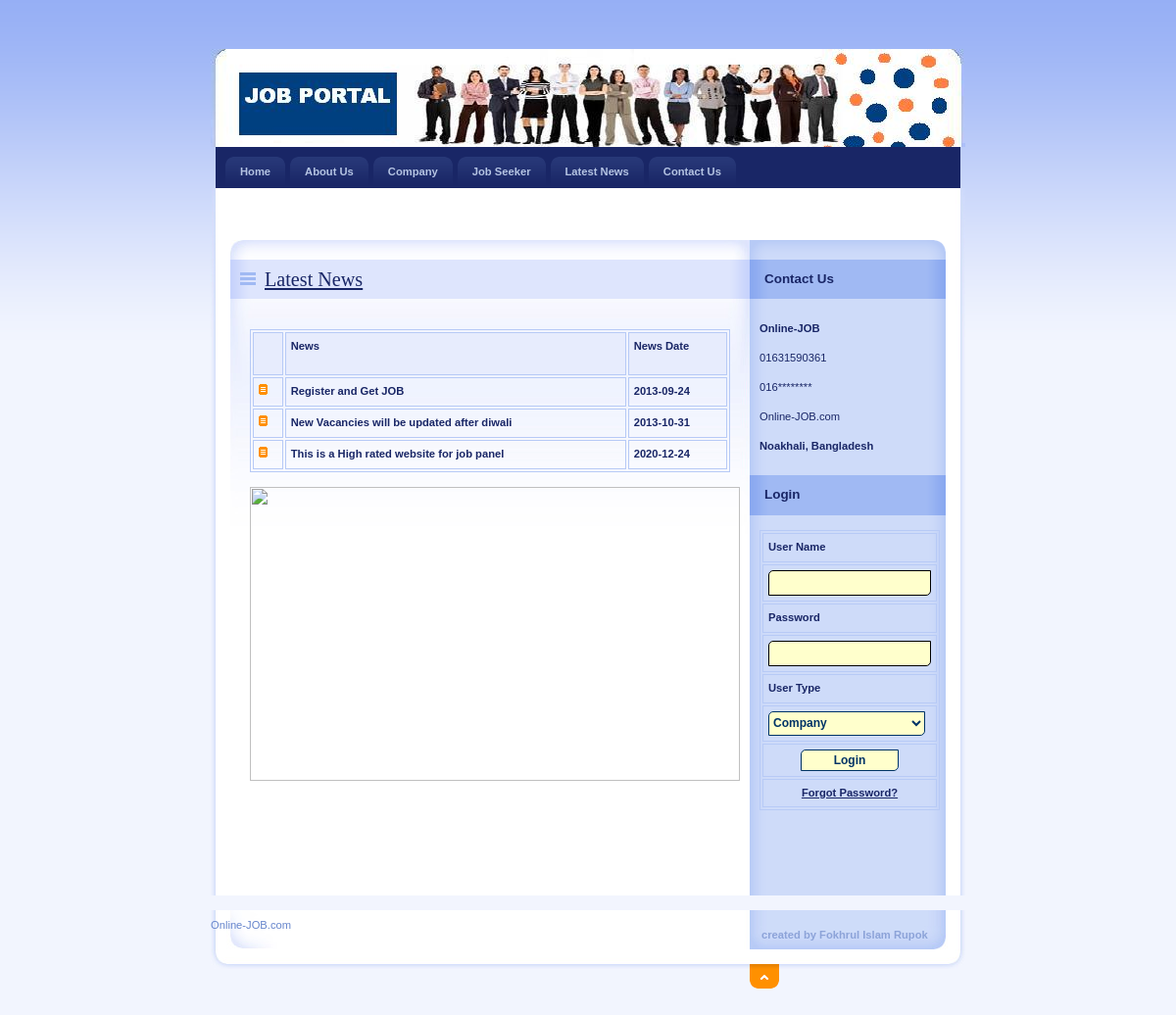
/News.php, run on the app's committed database.
### tables this page shows
CREATE TABLE `news_master` (
  `NewsId` int(11) NOT NULL,
  `News` varchar(200) NOT NULL,
  `NewsDate` date NOT NULL
);

### News.php (the view, shortened to what this page needs)
<!DOCTYPE html PUBLIC "-//W3C//DTD XHTML 1.0 Strict//EN" "http://www.w3.org/TR/xhtml1/DTD/xhtml1-strict.dtd">
<html xmlns="http://www.w3.org/1999/xhtml" xml:lang="cs" lang="cs">
<head>
    <link rel="stylesheet" media="screen,projection" type="text/css" href="./css/main.css" />
    <link rel="stylesheet" media="print" type="text/css" href="./css/print.css" />
    <link rel="stylesheet" media="aural" type="text/css" href="./css/aural.css" />
</head>
<body id="www-url-cz">
<div id="main" class="box">
<?php
include "Header.php"
?>
<?php
include "menu.php"
?>
    <div id="page" class="box">
    <div id="page-in" class="box">
        <div id="strip" class="box noprint">
            <p id="breadcrumbs">&nbsp;</p>
        </div>
        <div id="content">
            <div class="article">
                <h2><span><a href="#">Latest News</a></span></h2>
                <p>
                <table width="100%" border="1" cellpadding="1" cellspacing="2" bordercolor="#006699" >
<tr>
  <th bgcolor="#006699" class="style3">&nbsp;</th>
<th height="32" bgcolor="#006699" class="style3"><div align="left" class="style9 style5 style2"><strong>News</strong></div></th>
<th bgcolor="#006699" class="style3"><div align="left" class="style9 style5 style2"><strong>News Date</strong></div></th>
</tr>
<?php
$con = mysqli_connect("localhost","root","","job");
$sql = "select * from News_Master";
$result = mysqli_query($con,$sql);
while($row = mysqli_fetch_array($result))
{
$News=$row['News'];
$NewsDate=$row['NewsDate'];
?>
<tr>
  <td class="style3"><img src="design/ico_archive2.gif" alt="" width="9" height="11" /></td>
<td class="style3"><div align="left" class="style9 style5"><strong><?php echo $News;?></strong></div></td>
<td class="style3"><div align="left" class="style9 style5"><strong><?php echo $NewsDate;?></strong></div></td>
</tr>
<?php
}
?>
</table>
<p><img src="design/banner.jpg" alt="" width="500" height="300" /></p>
                </p>
                <p class="btn-more box noprint">&nbsp;</p>
          </div>
        </div>
<?php
include "right.php"
?>
    </div>
    </div>
<?php
include "footer.php"
?>
</div>
</body>
</html>

### css/main.css (style rules this page uses)
* { min-height:1px; }
body { border:0; margin:0; padding:0; background:#F2F5FE url("../design/bg.gif") 0 0 repeat-x; font:70%/160% "verdana",sans-serif; color:#192666; _text-align:center; }
a { color:#192666; }
p { border:0; margin:15px 0; padding:0; line-height:30px; }
div { display:block; border:0; margin:0; padding:0; }
h1, h2, h3, h4, h5 { border:0; margin:15px 0 10px 0; padding:0; font-weight:bold; }
h2 { font-size:180%; line-height:100%; font-family:"georgia",serif; font-weight:normal; }
table { display:table; margin:15px 0; padding:0; border:1px solid #B7CAF6; font-size:100%; }
tr { display:table-row; }
th, td { display: table-cell; border:1px solid #B7CAF6; margin:0; padding:5px; vertical-align:top; text-align:left; }
th { background:#E7ECFD; text-align:center; color:#192666; font-weight:bold; }
a, img, span { border:0; margin:0; padding:0; }
strong, .strong { font-weight:bold; }
.box { min-height:1px; _height:1px; }
.box:after { content:"."; display:block; line-height:0px; font-size:0px; visibility:hidden; clear:both; }
#main { width:770px; margin:50px auto 0 auto; _text-align:left; }
#page { width:770px; min-height:1px; background:#FFF url("../design/bg_page.gif") 0 0 repeat-y; _height:1px; }
#page-in { min-height:1px; padding:10px 0; background:url("../design/bg_page_in.jpg") 0 0 no-repeat; _height:1px; }
#strip { position:relative; clear:both; padding:3px 20px 10px 20px; color:#6182D1; }
#strip p { margin:0; }
#strip #breadcrumbs { width:520px; margin:0; padding:0; }
#content { float:left; width:530px; _width:550px; margin:0; padding:0 0 0 20px; }
#content .article { clear:both; margin:0; padding:20px; background:url("../design/content_article_bg.jpg") 0 0 no-repeat; }
#content .article h2 { margin:0 -20px; padding:10px; background:#DEE5FD url("../design/content_title_bg.gif") 0 0 repeat-y; color:#192666; }
#content .article h2 span { background:url("../design/ico_list.gif") 0 50% no-repeat; padding-left:25px; }
#content .article p { text-align:justify; }
#content .btn-more { margin:0 0 15px 0; padding:0; border:0; position:relative; }

### css/print.css (style rules this page uses)
body { border:0; margin:0; padding:0; font-size:12pt }
a { color:#000; text-decoration:none; }
h1, h2, h3 { page-break-after:avoid; page-break-inside:avoid; }
table { border-collapse: collapse; border-width:1px; border-style:solid; }
th, td { display:table-cell; border-width:1px; border-style:solid; }
.noprint { display:none; }

### css/aural.css (style rules this page uses)
body { voice-family:paul,male; volume:loud; speech-rate:slow; richness:90; stress:20; }
h1, h2, h3, h4, h5 { cue-before:url("ping.au"); }
p, table { pause:50ms; }
strong { pitch:medium; pitch-range:60; stress:90; richness:90; }

### News.php (style rules this page uses)
.style2 { font-weight: bold }

### data on the page
news_master: News "Register and Get JOB", NewsDate "2013-09-24"
news_master: News "New Vacancies will be updated after diwali", NewsDate "2013-10-31"
news_master: News "This is a High rated website for job panel", NewsDate "2020-12-24"
